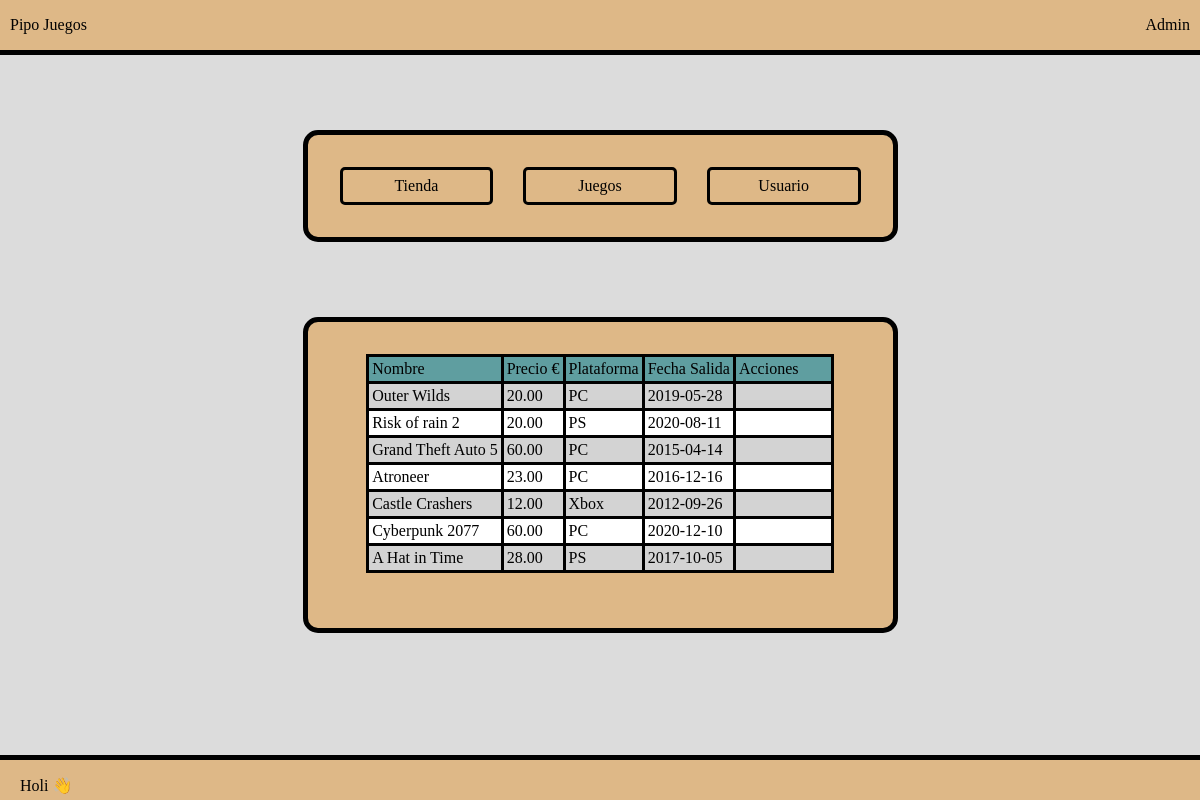
Before: /Administracion/admin.php?tabla=1 with the older database file.
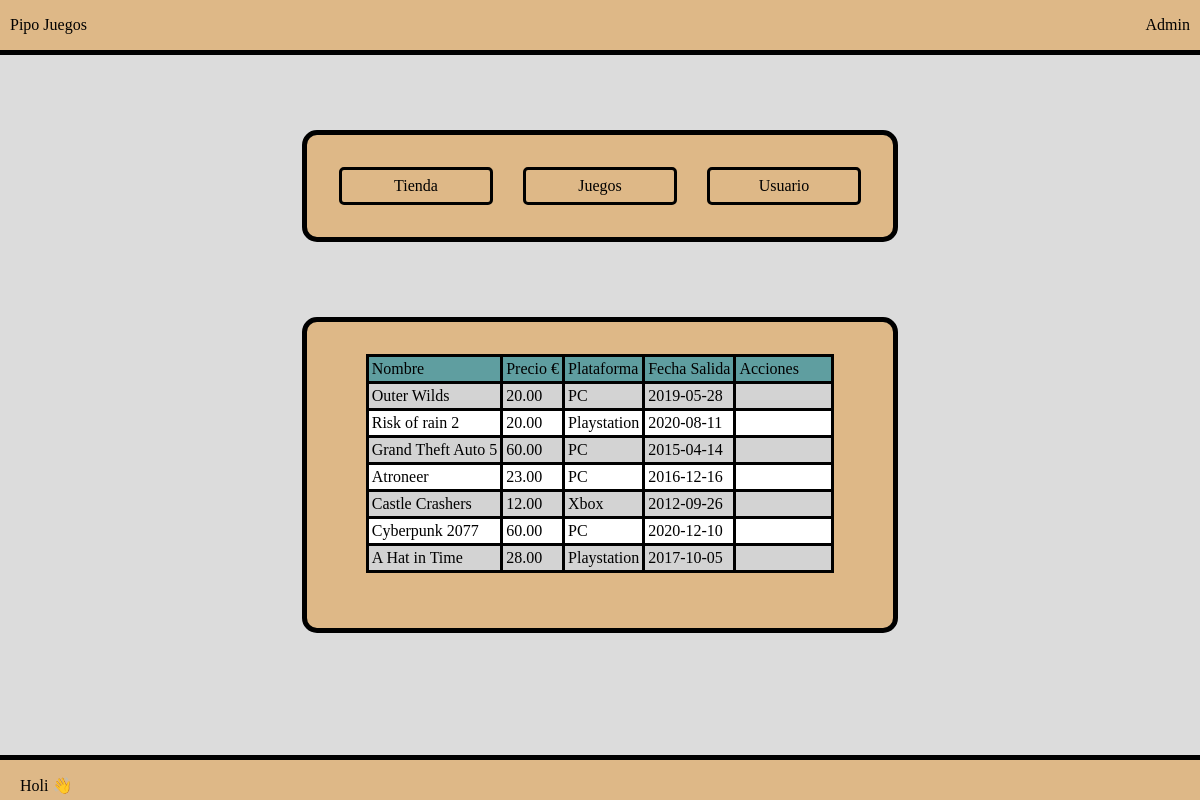
After: the same page with the newer database file.
### tables this page shows
create table juegos(
	id int not null auto_increment,
    nombre varchar(45) not null,
	precio_base varchar(5) not null,
    genero varchar(200) not null,
    plataforma varchar(20) not null,
    fecha_lanzamiento date,
    descripcion varchar(500) not null,
    link_img varchar(100) not null,
    PRIMARY KEY (id)
);

### database.php (the view, shortened to what this page needs)
<?php
   class database{
      public static function conectar(){
         $driver = "mysql";
         $host = 'localhost';
         $port = '3306';
         $bd = 'PFC';
         $user = 'root';
         $password = "";
         $dsn="$driver:dbname=$bd;host=$host;port=$port";
         try{
            $gbd= new PDO($dsn,$user,$password);
         }catch(PDOException $e){
            echo 'Conexión fallida';
         }
         return $gbd;
      }
      public function getDatos($tabla){
         switch ($tabla) {
            case 1:
               self::getJuegos($tabla);
                break;
        }
      }
      public function getJuegos($tabla){
         $sql = "SELECT * FROM juegos";
         $res = self::conectar()->query($sql);
         echo '<thead>';
         echo '<tr class="cabecerat">';
         echo '<td>Nombre</td>';
         echo '<td>Precio €</td>';
         echo '<td>Plataforma</td>';
         echo '<td>Fecha Salida</td>';
         echo '<td>Acciones</td>';
         echo '<tbody>';
         foreach($res as $row){
             echo '<tr>';
             echo '<td>'.$row['nombre'].'</td>';
             echo '<td>'.$row['precio_base'].'</td>';
             echo '<td>'.$row['plataforma'].'</td>';
             echo '<td>'.$row['fecha_lanzamiento'].'</td>';
             echo '<td>
             <a href="./mod.php?tabla='.$tabla.'&id='.$row['id'].'"><i class="fas fa-pen"></i></a>
             <a href="./delete.php?tabla='.$tabla.'&id='.$row['id'].'"><i class="fas fa-trash"></i></a>';
         }
         return $res;
      }
   }
?>

### Administracion/admin.php (shortened to what this page needs)
<?php
    require_once('../database.php');
    $database= new database();
    $tabla = $_GET['tabla'];
?>
<!DOCTYPE html>
<html>
    <head>
        <link rel="stylesheet" href="adminStyle.css">
    </head>
    <body>
        <header>
            <a href="../PaginaP/index.php">
            <section class="tienda" >
                <p>Pipo Juegos</p>
            </section>
        </a>
            <div>
                <div class="sesion">
                    <p>Admin</p>
                </div>
            </div>
        </header>
        <main>
            <div class="todo">
                <div class="contenedor">
                    <a class="selectTabla" href="?tabla=0">Tienda</a>
                    <a class="selectTabla" href="?tabla=1">Juegos</a>
                    <a class="selectTabla" href="?tabla=2">Usuario</a>
                </div>
                <div class="contenedor">
                    <table>
                    <?php
                    $database->getDatos($tabla);
                    ?>
                    </table>
                    <a class="add"><i class="fas fa-plus-square"></i></a>
                </div>
            </div>
        </main>
        <footer>
            <p>Holi 👋</p>
        </footer>
    </body>
</html>

### Administracion/adminStyle.css (style rules this page uses)
html, body { margin: 0; min-height: 100vh; background-color: gainsboro; align-items: center; }
i { margin-left: 10px; }
.tienda { font-family: "Comic Sans MS", "Comic Sans"; }
.selectTabla { border-color: black; border-style: solid; border-radius: 5px; padding-bottom: 7px; padding-top: 7px; }
a { text-decoration: none; width: 100%; }
a:link { color: black; text-decoration: none; }
.fa-plus-square { font-size: 30px; }
.todo { display: grid; align-items: center; justify-content: center; }
.add { display: flex; flex-direction: row-reverse; width: 97%; margin-top: 10px; }
.contenedor { display: flex; margin-top: 75px; border: 5px; border-color: black; border-style: solid; border-radius: 15px; padding:2em; background-color: burlywood; transition: all .1s linear; flex-wrap: wrap; justify-content: center; }
.contenedor:last-child { padding-bottom: 15px; }
.contenedor:first-child { display: flex; text-align: center; flex-wrap: nowrap; gap: 30px; }
header { background-color: burlywood; display: flex; justify-content: space-between; position: sticky; padding-right: 10px; padding-left: 10px; top: 0; z-index: 2; border-bottom: 5px; border-bottom-style: solid; border-bottom-color: black; }
.cabecerat { background-color: cadetblue; }
table,td { border-color: black; border-style: solid; border-collapse: collapse; }
tr { background-color:burlywood }
tbody tr:nth-child(even) { background-color: white; }
tbody tr:nth-child(odd) { background-color:lightgray; }
i { margin-right: 20px; }
td { padding: 3px; }
footer { margin-top: 70px; background-color: burlywood; display: flex; justify-content: space-between; border-top: 5px; border-top-style: solid; border-top-color: black; position: absolute; bottom: 0; width: 100%; height: 2.5rem; position: fixed; }
footer p { margin-left: 20px; font-family: "Comic Sans MS", "Comic Sans"; }

Changed rows visible on the page:
changed juegos "Risk of rain 2": plataforma "PS" → "Playstation"
changed juegos "A Hat in Time": plataforma "PS" → "Playstation"
